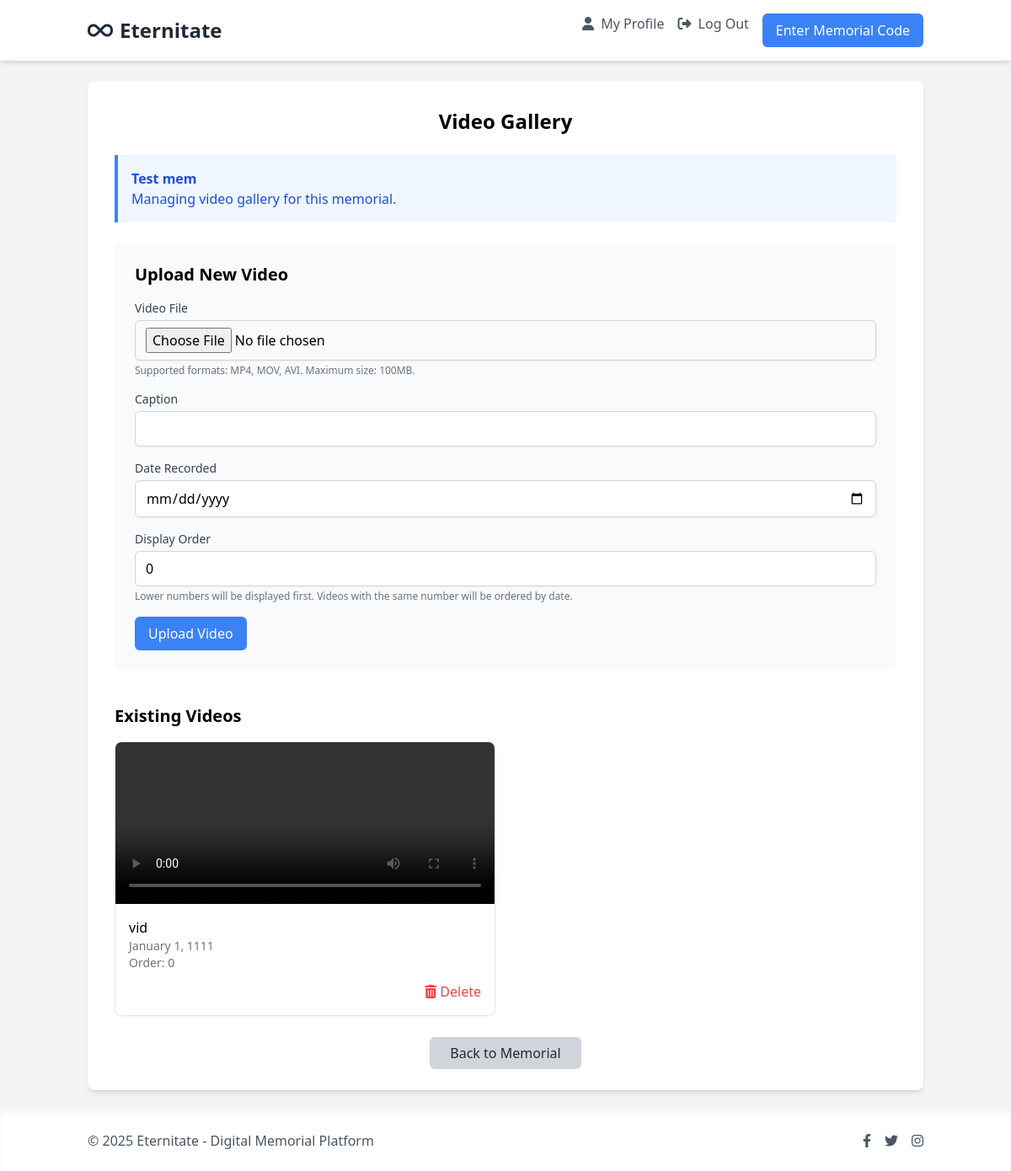
The page /1GRJlYVIPmZ2bedQ6IGygAsGyCAUHMCx/videos/ (signed in) on the database its author committed.
### memorials/models.py (models this page shows, shortened)
class Memorial(models.Model):
    owner = models.ForeignKey(User, related_name='memorials', on_delete=models.CASCADE)
    profile_code = models.OneToOneField(ProfileCode, on_delete=models.CASCADE, related_name='memorial')
    full_name = models.CharField(max_length=255)
    birth_date = models.DateField(null=True, blank=True)
    death_date = models.DateField(null=True, blank=True)
    profile_image = models.ImageField(upload_to='memorials/profile_images/%Y/%m/', null=True, blank=True,
                                      help_text="Profile photo of the person being commemorated")
    background_image = models.ImageField(upload_to='memorials/background_images/%Y/%m/', null=True, blank=True,
                                         help_text="Background image for the memorial page header")
    biography = models.TextField(blank=True)
    allow_tributes = models.BooleanField(default=True)
    created_at = models.DateTimeField(auto_now_add=True)
    updated_at = models.DateTimeField(auto_now=True)

class Video(models.Model):
    memorial = models.ForeignKey(Memorial, related_name='videos', on_delete=models.CASCADE)
    video = models.FileField(upload_to='memorials/videos/%Y/%m/')
    caption = models.CharField(max_length=255, blank=True)
    date_recorded = models.DateField(null=True, blank=True)
    order = models.PositiveIntegerField(default=0)
    class Meta:
        ordering = ['order', '-date_recorded']

### memorials/views.py (the view)
# urls.py: path('<str:code>/videos/', views.upload_video, name='upload_video'),
@login_required
def upload_video(request, code):
    profile_code = get_object_or_404(ProfileCode, code=code, is_claimed=True)
    memorial = get_object_or_404(Memorial, profile_code=profile_code)
    if request.user != memorial.owner:
        messages.error(request, "You don't have permission to add videos to this memorial.")
        return redirect('memorials:memorial_detail', code=code)
    if request.method == 'POST':
        form = VideoForm(request.POST, request.FILES)
        if form.is_valid():
            video = form.save(commit=False)
            video.memorial = memorial
            video.save()
            messages.success(request, "Video uploaded successfully.")
            return redirect('memorials:upload_video', code=code)
    else:
        form = VideoForm()
    return render(request, 'memorials/video_gallery.html', {
        'form': form,
        'memorial': memorial,
        'videos': memorial.videos.all(),
    })

### memorials/forms.py
class VideoForm(forms.ModelForm):
    class Meta:
        model = Video
        fields = ['video', 'caption', 'date_recorded', 'order']
        widgets = {
            'video': forms.FileInput(attrs={
                'class': 'mt-1 block w-full px-3 py-2 border border-gray-300 rounded-md shadow-sm focus:outline-none focus:ring-blue-500 focus:border-blue-500'
            }),
            'caption': forms.TextInput(attrs={
                'class': 'mt-1 block w-full px-3 py-2 border border-gray-300 rounded-md shadow-sm focus:outline-none focus:ring-blue-500 focus:border-blue-500',
                'placeholder': 'Caption for the video'
            }),
            'date_recorded': forms.DateInput(attrs={
                'type': 'date',
                'class': 'mt-1 block w-full px-3 py-2 border border-gray-300 rounded-md shadow-sm focus:outline-none focus:ring-blue-500 focus:border-blue-500'
            }),
            'order': forms.NumberInput(attrs={
                'class': 'mt-1 block w-full px-3 py-2 border border-gray-300 rounded-md shadow-sm focus:outline-none focus:ring-blue-500 focus:border-blue-500'
            }),
        }

### templates/memorials/video_gallery.html (shortened to what this page needs)
{% extends 'base.html' %}
{% load i18n %}
{% block content %}
<div class="max-w-5xl mx-auto bg-white p-8 rounded-lg shadow-md fade-in">
    <h1 class="text-2xl font-bold text-center mb-6">{% trans "Video Gallery" %}</h1>
    <div class="bg-blue-50 border-l-4 border-blue-500 text-blue-700 p-4 mb-6" role="alert">
        <p class="font-bold">{{ memorial.full_name }}</p>
        <p>{% trans "Managing video gallery for this memorial." %}</p>
    </div>
    <div class="mb-10 p-6 bg-gray-50 rounded-lg">
        <h2 class="text-xl font-semibold mb-4">{% trans "Upload New Video" %}</h2>
        <form method="post" enctype="multipart/form-data" class="space-y-4">
            <div>
                <label for="id_video" class="block text-sm font-medium text-gray-700">
                    {% trans "Video File" %}
                </label>
                <input type="file" name="video" id="id_video" accept="video/*" required
                       class="mt-1 block w-full px-3 py-2 border border-gray-300 rounded-md shadow-sm focus:outline-none focus:ring-blue-500 focus:border-blue-500">
                <p class="mt-1 text-xs text-gray-500">
                    {% trans "Supported formats: MP4, MOV, AVI. Maximum size: 100MB." %}
                </p>
            </div>
            <div>
                <label for="id_caption" class="block text-sm font-medium text-gray-700">
                    {% trans "Caption" %}
                </label>
                <input type="text" name="caption" id="id_caption"
                       class="mt-1 block w-full px-3 py-2 border border-gray-300 rounded-md shadow-sm focus:outline-none focus:ring-blue-500 focus:border-blue-500">
            </div>
            <div>
                <label for="id_date_recorded" class="block text-sm font-medium text-gray-700">
                    {% trans "Date Recorded" %}
                </label>
                <input type="date" name="date_recorded" id="id_date_recorded"
                       class="mt-1 block w-full px-3 py-2 border border-gray-300 rounded-md shadow-sm focus:outline-none focus:ring-blue-500 focus:border-blue-500">
            </div>
            <div>
                <label for="id_order" class="block text-sm font-medium text-gray-700">
                    {% trans "Display Order" %}
                </label>
                <input type="number" name="order" id="id_order" value="0" min="0"
                       class="mt-1 block w-full px-3 py-2 border border-gray-300 rounded-md shadow-sm focus:outline-none focus:ring-blue-500 focus:border-blue-500">
                <p class="mt-1 text-xs text-gray-500">
                    {% trans "Lower numbers will be displayed first. Videos with the same number will be ordered by date." %}
                </p>
            </div>
            <div>
                <button type="submit" class="bg-blue-500 hover:bg-blue-600 text-white py-2 px-4 rounded-md transition">
                    {% trans "Upload Video" %}
                </button>
            </div>
        </form>
    </div>
    <h2 class="text-xl font-semibold mb-4">{% trans "Existing Videos" %}</h2>
    {% if videos %}
        <div class="grid grid-cols-1 md:grid-cols-2 gap-6">
            {% for video in videos %}
                <div class="border rounded-lg overflow-hidden shadow-sm">
                    <video controls class="w-full h-48 object-cover">
                        <source src="{{ video.video.url }}" type="video/mp4">
                    </video>
                    <div class="p-4">
                        {% if video.caption %}
                            <p class="font-medium">{{ video.caption }}</p>
                        {% else %}
                            <p class="font-medium text-gray-500 italic">{% trans "No caption" %}</p>
                        {% endif %}
                        {% if video.date_recorded %}
                            <p class="text-sm text-gray-500">{{ video.date_recorded|date:"F j, Y" }}</p>
                        {% endif %}
                        <p class="text-sm text-gray-500">{% trans "Order:" %} {{ video.order }}</p>
                        <div class="mt-3 flex justify-end">
                            <form method="post" action="{% url 'memorials:delete_video' video.id %}"
                                  onsubmit="return confirm('{% trans "Are you sure you want to delete this video?" %}');">
                                <button type="submit" class="text-red-500 hover:text-red-700">
                                    <i class="fas fa-trash-alt"></i> {% trans "Delete" %}
                                </button>
                            </form>
                        </div>
                    </div>
                </div>
            {% endfor %}
        </div>
    {% else %}
        <p class="text-gray-500 text-center italic">{% trans "No videos have been added yet." %}</p>
    {% endif %}
    <div class="mt-8 text-center">
        <a href="{% url 'memorials:memorial_detail' code=memorial.profile_code.code %}" class="bg-gray-300 hover:bg-gray-400 text-gray-800 py-2 px-6 rounded-md transition">
            {% trans "Back to Memorial" %}
        </a>
    </div>
</div>
{% endblock %}

### templates/base.html (style rules this page uses)
.fade-in { animation: fadeIn 0.5s ease-in-out; }

### rows shown on the page
Memorial: full_name "Test mem"
Video: caption "vid", date_recorded "January 1, 1111", order "0"
